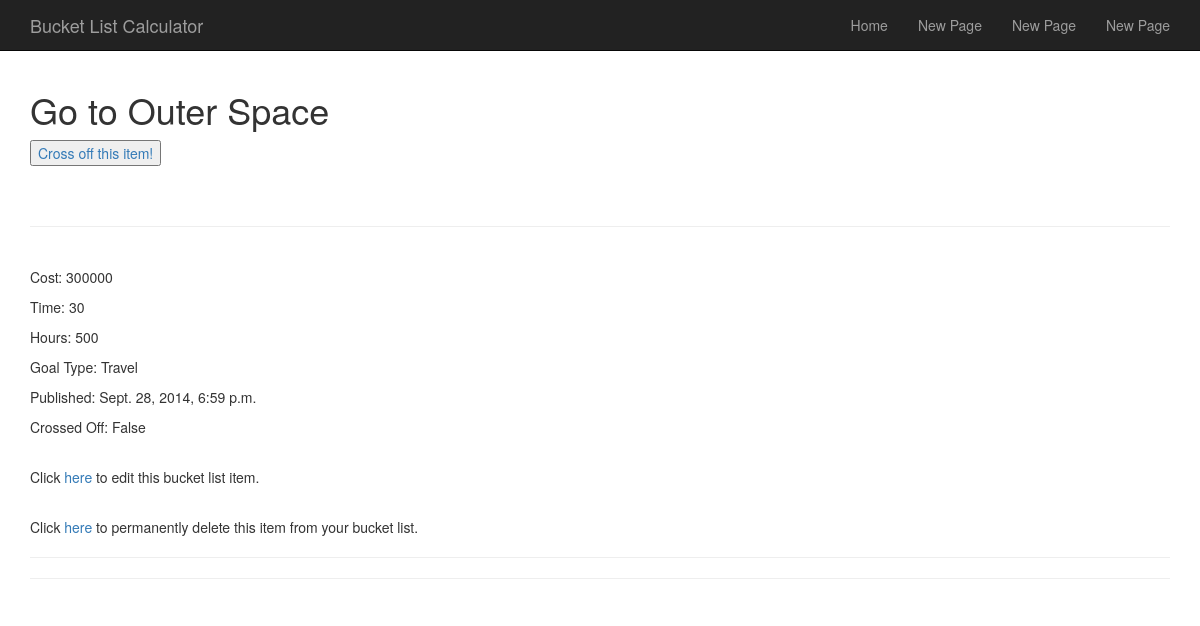
The page /bucketlist/mylist/view/164/ (signed in) on the database as committed earlier.
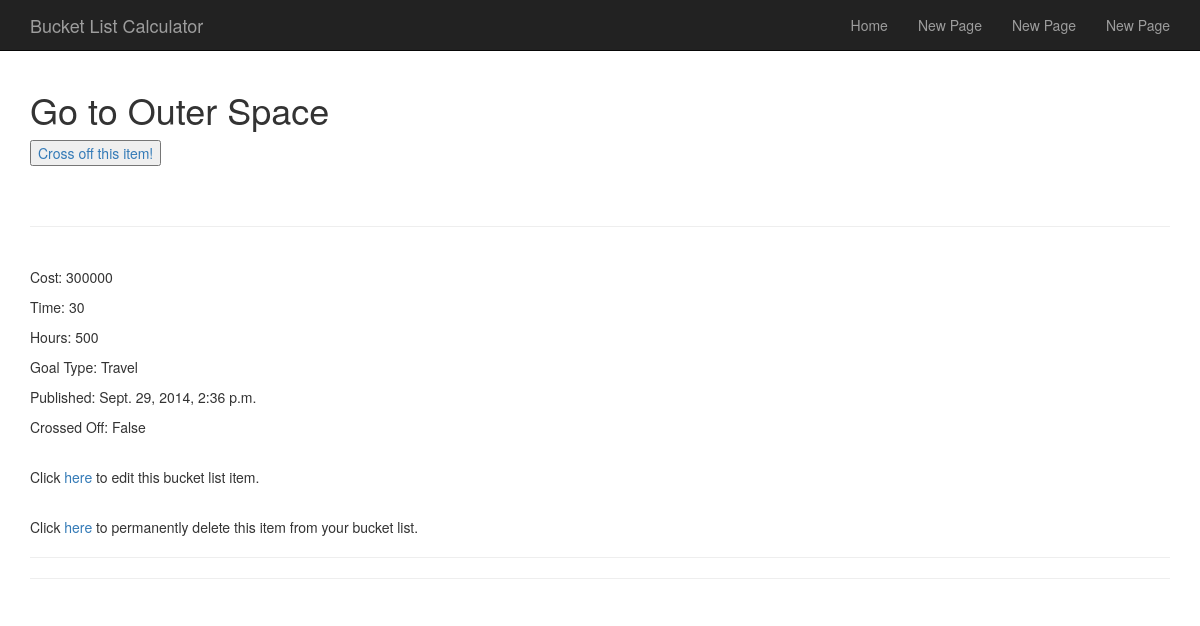
The same page on the database as committed later.
### BucketList/models.py (models this page shows, shortened)
class BucketListItem(models.Model):
    text = models.CharField(max_length = 200)
    pub_by = models.ForeignKey(User,editable = False)
    pub_date = models.DateTimeField(editable=False)
    goal_type = models.CharField(choices = CHOICES, max_length = 200)
    cost = models.IntegerField(max_length = 20)
    time = models.IntegerField(max_length = 20)
    hours = models.IntegerField(max_length = 20)
    crossed_off = models.BooleanField(editable = False)
    def __unicode__(self):
        return self.text
    def recently_added(self):
        return self.pub_date >= timezone.now() - datetime.timedelta(days = 1)
    recently_added.boolean = True

### BucketList/views.py (the view)
# urls.py: url(r'^mylist/view/(?P<id>\w+)/', views.view_my_list_item, name = 'view my list item'),
@login_required
def view_my_list_item(request, id):
    logged_in = request.user.id
    item = BucketListItem.objects.filter(pk = id)
    context = {'logged_in': logged_in,
                      'item': item[0],
                    }
    return render(request, 'BucketList/view_my_list_item.html', context)

### BucketList/templates/BucketList/view_my_list_item.html (shortened to what this page needs)
{% extends 'base.html' %}
{% block content %}
{% if logged_in %}
    {% if item.crossed_off == True %}
        <h1 style="text-decoration: line-through;">{{item}}</h1>
        <h4>Congratulations on crossing off this list item!</h4>
        <button><a href="/bucketlist/mylist/uncross/{{item.id}}/">Uncross this item</a></button>
    {% else %}
        <h1>{{item}}</h1>
        <button><a href= "/bucketlist/mylist/crossoff/{{item.id}}/">Cross off this item!</a></button>
    {% endif %}
     <br/>
     <br/>
     <br/>
    <hr>
    <br/>
    <p>Cost:  {{item.cost}}</p>
    <p>Time: {{item.time}}</p>
    <p>Hours: {{item.hours}}</p>
    <p>Goal Type: {{item.goal_type}}</p>
    <p>Published: {{item.pub_date}}</p>
    <p>Crossed Off: {{item.crossed_off}}</p>
    <br/>
    <p>Click <a href="/bucketlist/mylist/edit/{{item.id}}/">here</a> to edit this bucket list item.</p>
    <br/>
    <p>Click <a href="/bucketlist/mylist/deleteitem/{{item.id}}/">here</a> to permanently delete this item from your bucket list.</p>
{% else %}
    <p>It looks like you are not logged in!  Better get on that.</p>
{% endif %}
{% endblock content %}

Rows that differ between the two databases and show on the page:
changed BucketListItem "Go to Outer Space": pub_date "Sept. 28, 2014, 6:59 p.m." → "Sept. 29, 2014, 2:36 p.m."
